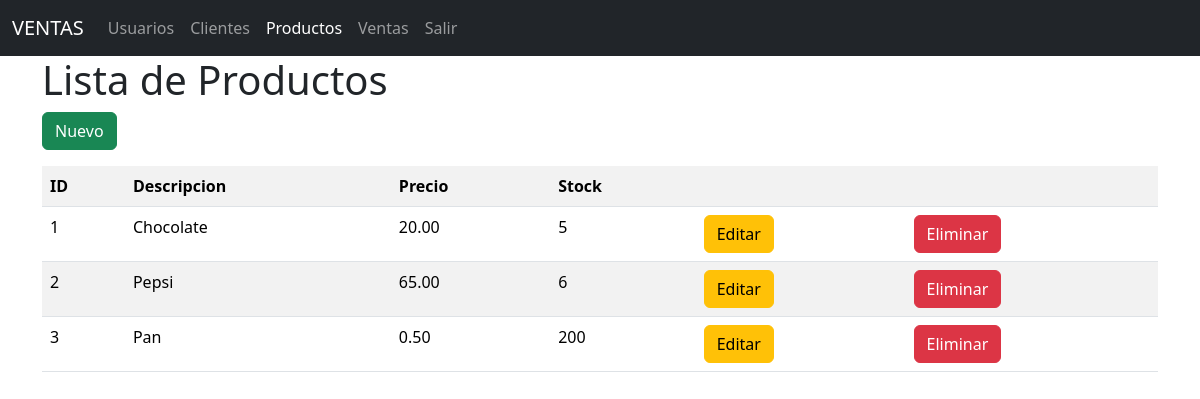
/productos/, run on the app's committed database.
### models/producto_model.py (models this page shows, shortened)
class Producto(db.Model):
    __tablename__ = 'productos'
    id = db.Column(db.Integer, primary_key=True)
    descripcion = db.Column(db.String(120), nullable=False)
    precio = db.Column(db.Float(11,2), nullable=False)
    stock = db.Column(db.Integer, nullable=False)
    ventas = db.relationship('Venta', back_populates='producto')
    @staticmethod
    def get_all():
        return Producto.query.all()

### controllers/producto_controller.py (the view)
@producto_bp.route('/')
def index():
    productos = Producto.get_all()
    return producto_view.list(productos)

### run.py (called while the page is built)
@app.context_processor
def inject_active_path():
    def is_active(path):
        return 'active' if request.path == path else ''
    return (dict(is_active = is_active))

### views/producto_view.py (called while the page is built)
def list(productos):
    return render_template('productos/index.html', productos=productos)

### templates/productos/index.html (shortened to what this page needs)
{% extends 'base.html' %}
{% block content %}
<h1>Lista de Productos</h1>
<a href="{{ url_for('producto.create') }}" class="btn btn-success mb-3">Nuevo</a>
<table class="table table-striped">
    <tr>
        <th>ID</th>
        <th>Descripcion</th>
        <th>Precio</th>
        <th>Stock</th>
        <th></th>
        <th></th>
    </tr>
    {% for item in productos %}
    <tr>
        <td>{{item.id}}</td>
        <td>{{item.descripcion}}</td>
        <td>{{item.precio | round(2)}}</td>
        <td>{{item.stock}}</td>
        <td>
            <a href="{{ url_for('producto.edit',id=item.id) }}" class="btn btn-warning">Editar</a>
        </td>
        <td>
            <a href="{{ url_for('producto.delete',id=item.id) }}" class="btn btn-danger">Eliminar</a>
        </td>
    </tr>
    {% endfor %}
</table>
{% endblock  %}

### data on the page
Producto: id "1", descripcion "Chocolate", precio "20.00", stock "5"
Producto: id "2", descripcion "Pepsi", precio "65.00", stock "6"
Producto: id "3", descripcion "Pan", precio "0.50", stock "200"
